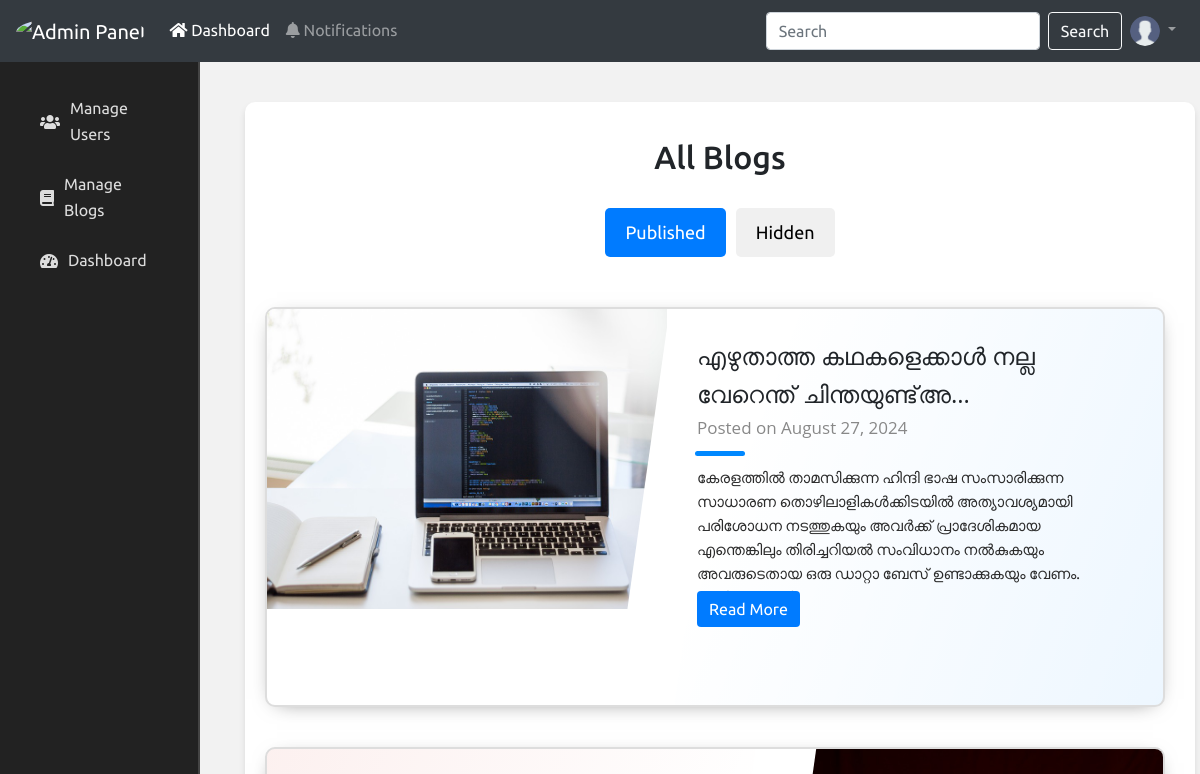
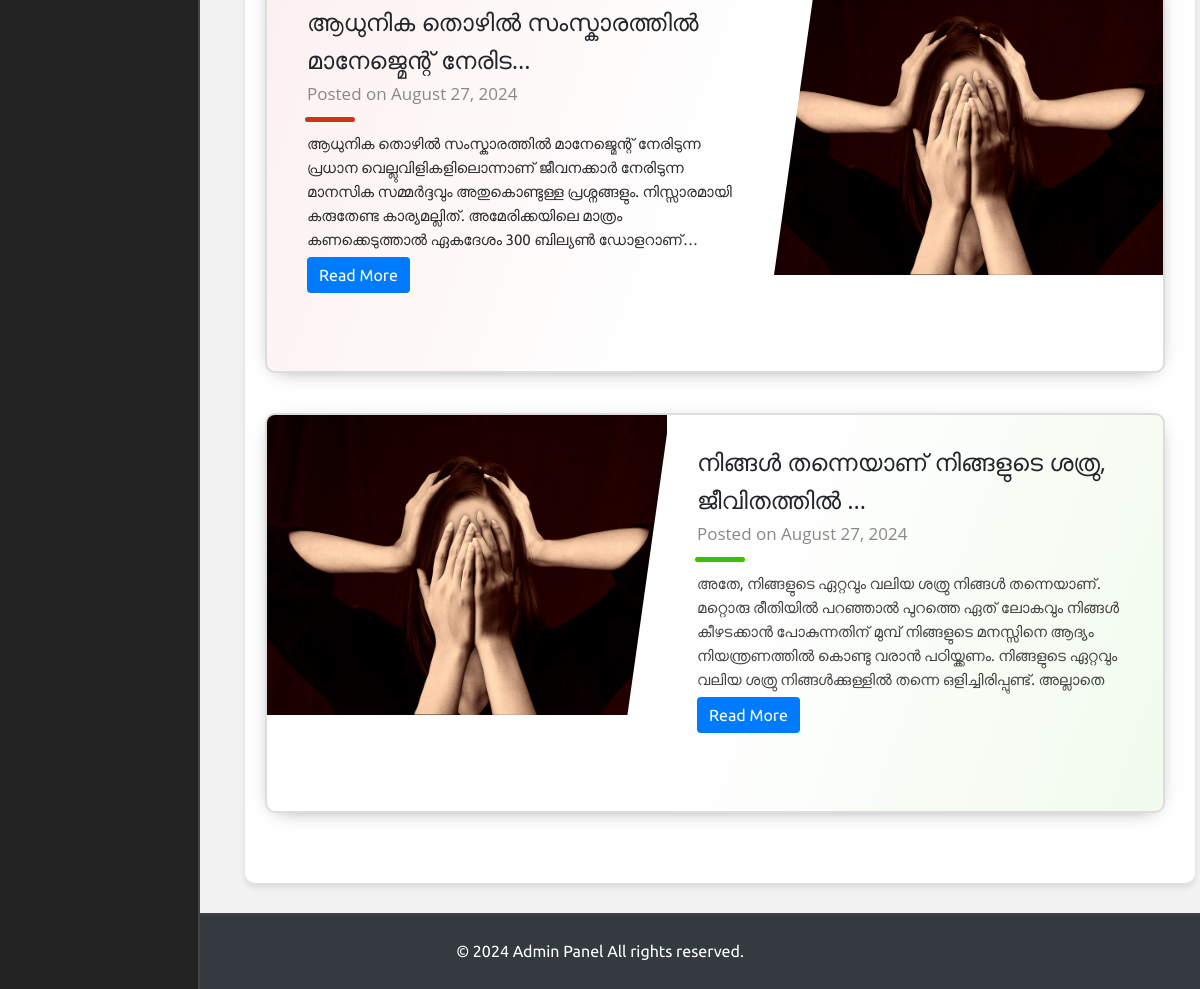
/adminpanel/blog_list/ (signed in), run on the app's committed database (2 pictures, top to bottom).
### userpanel/models.py (models this page shows, shortened)
class Blog(models.Model):
    STATUS_CHOICES = [
        ('draft', 'Draft'),
        ('published', 'Published'),
    ]
    title = models.CharField(max_length=100)
    content = models.TextField()
    blog_image = models.ImageField(upload_to='blog_images/', blank=True, null=True)
    author = models.ForeignKey(User, on_delete=models.CASCADE)
    created_at = models.DateTimeField(auto_now_add=True)
    updated_at = models.DateTimeField(auto_now=True)
    status = models.CharField(max_length=20, choices=STATUS_CHOICES, default='draft')

### adminpanel/views.py (the view)
# urls.py: path('blog_list/', blog_list, name='blog_list'),
@login_required(login_url='/404/')
def blog_list(request):
    if not request.user.is_staff:
        return redirect('/admin_login/')  # Redirect to the login page if not a staff member.
    section = request.GET.get('section', 'published')  # Get the blog section (published,).
    if section == 'published':
        blogs = Blog.objects.filter(status='published').order_by('-created_at')
    elif section == 'hidden':
        blogs = Blog.objects.filter(status='hidden').order_by('-updated_at')
    return render(request, 'adminpanel/blog_list.html', {
        'section': section,
        'published_blogs': blogs if section == 'published' else None,
        'hidden_blogs': blogs if section == 'hidden' else None,
    })

### adminpanel/templates/adminpanel/blog_list.html (shortened to what this page needs)
{% extends 'adminpanel/admin_base.html' %}
{% load static %}
{% block custom_css %}
<link rel="stylesheet" href="{% static 'assets/css/userpanel/my_blogs.css' %}">
{% endblock %}
{% block content %}
<div class="container">
    <div class="d-flex justify-content-center flex-wrap flex-md-nowrap align-items-center pt-3 pb-2 mb-3">
        <h2 class="h2">All Blogs</h2>
    </div>
    <div class="button-container">
        <a href="?section=published" class="btn-nav {% if section == 'published' %}active{% endif %}">Published</a>
        <a href="?section=hidden" class="btn-nav {% if section == 'hidden' %}active{% endif %}">Hidden</a>
    </div>
    {% if section == 'published' %}
    <div class="projcard-container">
        {% for blog in published_blogs %}
        <div class="projcard {% cycle 'projcard-blue' 'projcard-red' 'projcard-green' 'projcard-customcolor' %}">
            <div class="projcard-innerbox">
                {% if blog.blog_image %}
                <img class="projcard-img" src="{{ blog.blog_image.url }}" alt="{{ blog.title }}" />
                {% else %}
                <div class="projcard-img" style="background-color: #007bff;"></div>
                {% endif %}
                <div class="projcard-textbox">
                    <div class="projcard-title">{{ blog.title|truncatechars:40 }}</div>
                    <div class="projcard-subtitle">Posted on {{ blog.created_at|date:"F j, Y" }}</div>
                    <div class="projcard-bar"></div>
                    <div class="projcard-description">{{ blog.content|safe|truncatechars:250}}</div>
                    <a href="{% url 'admin_view_blog' blog.id %}" class="btn btn-primary">Read More</a>
                </div>
            </div>
        </div>
        {% endfor %}
    </div>
    {% endif %}
</div>
{% endblock %}

### static/assets/css/adminpanel/adminbase.css (style rules this page uses)
body { font-family: 'Ubuntu', sans-serif; line-height: 1.6; margin: 0; padding: 0; background-color: #f2f2f2; min-height: 100vh; display: flex; flex-direction: column; }

### static/assets/css/userpanel/my_blogs.css (style rules this page uses)
.container { background-color: white; max-width: 950px; border-radius: 10px; box-shadow: 0 4px 6px rgba(0, 0, 0, 0.1); overflow: hidden; margin: 20px auto; padding: 20px; }
.button-container { display: flex; justify-content: center; margin-bottom: 20px; }
.btn-nav { padding: 10px 20px; margin: 0 5px; border: none; border-radius: 5px; background-color: #f0f0f0; cursor: pointer; transition: background-color 0.3s; font-size: 18px; text-decoration: none; color: black; display: inline-block; }
.btn-nav.active, .btn-nav:hover { background-color: #007bff; color: white; }
.projcard-container { margin: 50px 0; }
.projcard-container, .projcard-container * { box-sizing: border-box; }
.projcard-container { margin-left: auto; margin-right: auto; width: 1000px; }
.projcard { position: relative; width: 90%; height: 400px; margin-bottom: 40px; border-radius: 10px; background-color: #fff; border: 2px solid #ddd; font-size: 18px; overflow: hidden; cursor: pointer; box-shadow: 0 4px 21px -12px rgba(0, 0, 0, 0.66); transition: box-shadow 0.2s ease, transform 0.2s ease; }
.projcard::before { content: ""; position: absolute; top: 0; right: 0; bottom: 0; left: 0; background-image: linear-gradient(-70deg, #424242, transparent 50%); opacity: 0.07; }
.projcard:nth-child(2n)::before { background-image: linear-gradient(-250deg, #424242, transparent 50%); }
.projcard-innerbox { position: absolute; top: 0; right: 0; bottom: 0; left: 0; }
.projcard-img { position: absolute; height: 300px; width: 400px; top: 0; left: 0; transition: transform 0.2s ease; }
.projcard:nth-child(2n) .projcard-img { left: initial; right: 0; }
.projcard-textbox { position: absolute; top: 7%; bottom: 7%; left: 430px; width: calc(100% - 470px); font-size: 17px; }
.projcard:nth-child(2n) .projcard-textbox { left: initial; right: 430px; }
.projcard-textbox::before, .projcard-textbox::after { content: ""; position: absolute; display: block; background: #ff0000bb; background: #fff; top: -20%; left: -55px; height: 140%; width: 60px; transform: rotate(8deg); }
.projcard:nth-child(2n) .projcard-textbox::before { display: none; }
.projcard-textbox::after { display: none; left: initial; right: -55px; }
.projcard:nth-child(2n) .projcard-textbox::after { display: block; }
.projcard-textbox * { position: relative; }
.projcard-title { font-family: "Voces", "Open Sans", arial, sans-serif; font-size: 24px; }
.projcard-subtitle { font-family: "Voces", "Open Sans", arial, sans-serif; color: #888; }
.projcard-bar { left: -2px; width: 50px; height: 5px; margin: 10px 0; border-radius: 5px; background-color: #424242; transition: width 0.2s ease; }
.projcard-blue .projcard-bar { background-color: #0088ff; }
.projcard-blue::before { background-image: linear-gradient(-70deg, #0088ff, transparent 50%); }
.projcard-red .projcard-bar { background-color: #d62f1f; }
.projcard-red::before { background-image: linear-gradient(-70deg, #d62f1f, transparent 50%); }
.projcard-red:nth-child(2n)::before { background-image: linear-gradient(-250deg, #d62f1f, transparent 50%); }
.projcard-green .projcard-bar { background-color: #40bd00; }
.projcard-green::before { background-image: linear-gradient(-70deg, #40bd00, transparent 50%); }
.projcard-description { z-index: 10; font-size: 15px; color: #424242; height: 125px; overflow: hidden; text-overflow: ellipsis; }
.projcard-red .btn-primary, .projcard-blue .btn-primary, .projcard-green .btn-primary, .projcard-customcolor .btn-primary { background-color: #007bff; color: #fff; border: none; }

### data on the page
Blog: blog_image (picture), title "എഴുതാത്ത കഥകളെക്കാള്‍ നല്ല വേറെന്ത് ചിന്തയുണ്ട്അ…", created_at "August 27, 2024", content "കേരളത്തിൽ താമസിക്കുന്ന ഹിന്ദി ഭാഷ സംസാരിക്കുന്ന സാധാരണ തൊഴിലാളികൾക്കിടയിൽ അത്യാവശ്യമായി പരിശോധന നടത്തുകയും അവർക്ക് പ്രാദേശികമായ എന്തെങ്കിലും തിരിച്ചറിയൽ സംവിധാനം നൽകുകയും അവരുടെതായ ഒരു ഡാറ്റാ ബേസ് ഉണ്ടാക്കുകയും വേണം.…"
Blog: blog_image (picture), title "ആധുനിക തൊഴിൽ സംസ്കാരത്തിൽ മാനേജ്മെന്റ് നേരിട…", created_at "August 27, 2024", content "ആധുനിക തൊഴിൽ സംസ്കാരത്തിൽ മാനേജ്മെന്റ് നേരിടുന്ന പ്രധാന വെല്ലുവിളികളിലൊന്നാണ് ജീവനക്കാർ നേരിടുന്ന മാനസിക സമ്മർദ്ദവും അതുകൊണ്ടുള്ള പ്രശ്നങ്ങളും. നിസ്സാരമായി കരുതേണ്ട കാര്യമല്ലിത്. അമേരിക്കയിലെ മാത്രം കണക്കെടുത്താൽ ഏകദേശം 300 ബില്യൺ ഡോളറാണ്…"
Blog: blog_image (picture), title "നിങ്ങൾ തന്നെയാണ് നിങ്ങളുടെ ശത്രു, ജീവിതത്തിൽ …", created_at "August 27, 2024", content "അതേ, നിങ്ങളുടെ ഏറ്റവും വലിയ ശത്രു നിങ്ങൾ തന്നെയാണ്. മറ്റൊരു രീതിയിൽ പറഞ്ഞാൽ പുറത്തെ ഏത് ലോകവും നിങ്ങൾ കീഴടക്കാൻ പോകുന്നതിന് മുമ്പ് നിങ്ങളുടെ മനസ്സിനെ ആദ്യം നിയന്ത്രണത്തിൽ കൊണ്ടു വരാൻ പഠിയ്ക്കണം. നിങ്ങളുടെ ഏറ്റവും വലിയ ശത്രു നിങ്ങൾക്കുള്ളിൽ തന്നെ ഒളിച്ചിരിപ്പുണ്ട്. അല്ലാതെ…"
